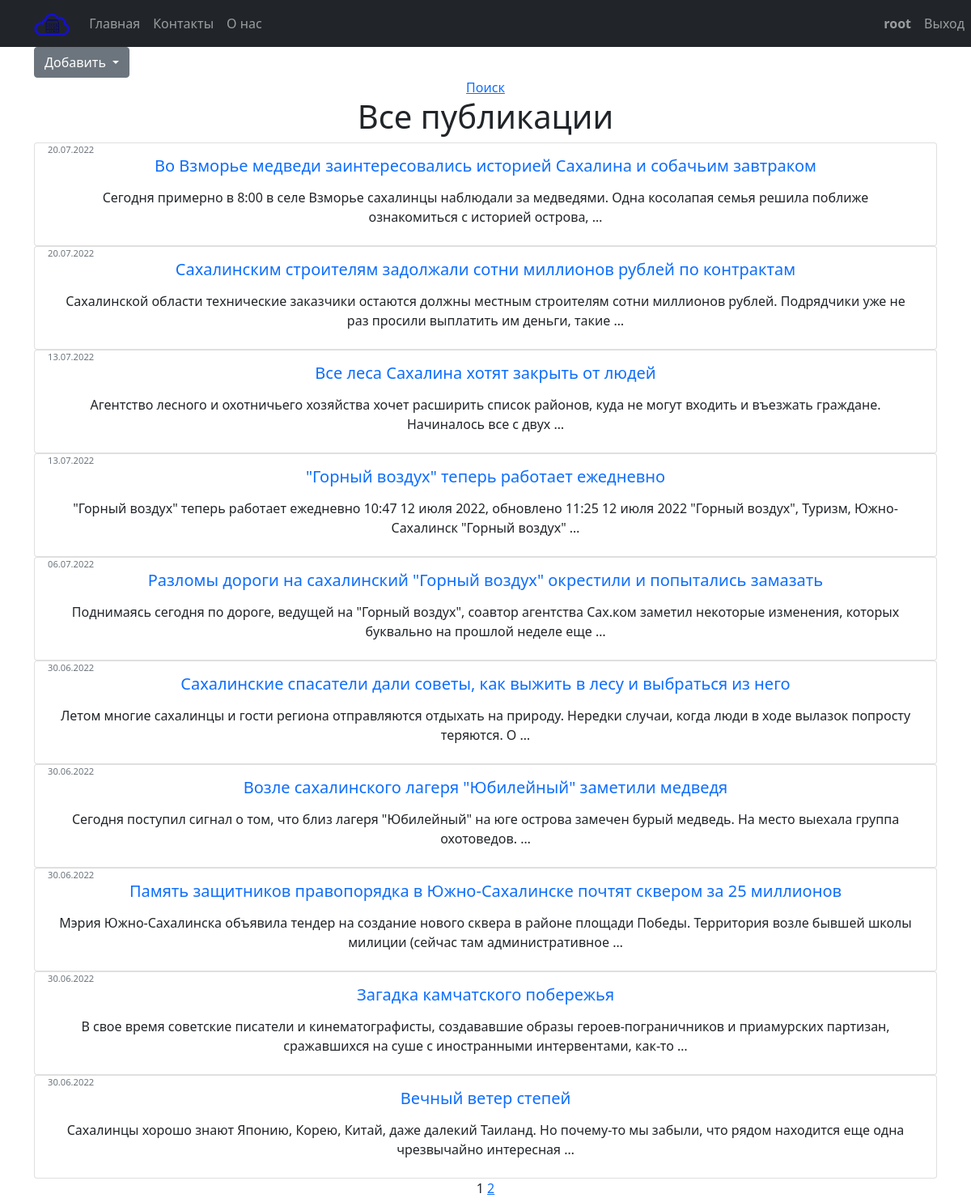
Page / (signed in) on the committed database.
### news/models.py (models this page shows, shortened)
class Post(models.Model):
    NEWS = 1
    ARTICLE = 2
    choice_list = [(NEWS, "Новость"), (ARTICLE, "Статья")]
    author = models.ForeignKey(Author, on_delete=models.CASCADE, related_name='user_posts')
    type_post = models.IntegerField(default=1, choices=choice_list)
    date_create = models.DateTimeField(auto_now_add=True)
    date_update = models.DateTimeField(auto_now=True)
    category = models.ManyToManyField(Category, through='PostCategory', related_name='categories')
    title = models.CharField(max_length=255)
    text = models.TextField()
    rating = models.IntegerField(default=0)

### news/views.py (the view)
# urls.py: path('', NewsList.as_view(), name='post_list'),
class NewsList(ListView):
    model = Post
    ordering = '-date_create'
    template_name = 'post/posts.html'
    context_object_name = 'posts'
    paginate_by = 10
    def get_queryset(self):
        queryset = super().get_queryset()
        self.filterset = PostFilter(self.request.GET, queryset)
        return self.filterset.qs
    def get_context_data(self, **kwargs):
        context = super().get_context_data(**kwargs)
        context['filterset'] = self.filterset
        context['search'] = 'search' in self.request.path
        return context

### news/templatetags/custom_filters.py (called while the page is built)
@register.filter()
def censor(value):
    words = censor_words.get_words()
    text_words=value.split(' ')
    for i, word in enumerate(text_words):
        if word.lower() in words:
            text_words[i] = word[0]+'*'*(len(word)-1)
    return ' '.join(text_words)

### templates/post/posts.html (shortened to what this page needs)
{% extends 'default.html' %}
{% load custom_filters %}
{% block content %}
<div class="dropdown text-start">
  <button class="btn btn-secondary dropdown-toggle" type="button" id="dropdownMenuButton" data-toggle="dropdown" aria-haspopup="true" aria-expanded="false">
    Добавить
  </button>
</div>
   {% if search %}
       <form action="" method="get">
           {{ filterset.form.as_p }}
           <input type="submit" value="Найти" />
           <input type="button" value="Закрыть" onclick="location.assign('/news')"/>
       </form>
       <h1>Результат поиска публикаций</h1>
   {% else %}
        <a href='/news/search'>Поиск<a>
        <h1>Все публикации</h1>
   {% endif %}
{% if posts %}
    {% for post in posts %}
            <div class="card w-100">
              <div class="card-body">
                <h5 class="card-title text-primary">{{ post.title|censor }}</h5>
                <div style="position: absolute;  top: 0;    font-size: 0.7rem;}" class="card-text text-secondary text-start">
                    {{ post.date_create|date:'d.m.Y' }}
                </div>
                 <a href="/view/{{ post.pk }}" class="btn">
                    <p class="card-text text-dark">{{ post.text|truncatewords:20|censor }}</p>
                  </a>
              </div>
            </div>
    {% endfor %}
{% else %}
    Новостей нет
{% endif %}
   {{ page_obj.number }}
   {% if page_obj.has_next %}
       <a href="?page={{ page_obj.next_page_number }}">{{ page_obj.next_page_number }}</a>
   {% endif %}
{% endblock content %}

### templates/default.html (shortened to what this page needs)
<!DOCTYPE html>
<html lang="ru">
    <head>
		{% load static%}
        <link href={% static "css/styles.css" %} rel="stylesheet" />
    </head>
    <body>
        <nav class="navbar navbar-expand-lg navbar-dark bg-dark static-top">
		   <div class="container">
			   <a class="navbar-brand" href="/"><img height='30' src={% static "assets/logo_blue.png" %}></a>
			   <div class="navbar-collapse collapse" id="navbarResponsive">
				   <ul class="nav navbar-nav navbar-left">
					   <li class="nav-item active">
						   <a class="nav-link" href="/">Главная</a>
					   </li>
					   <li class="nav-item">
						   <a class="nav-link" href="/contacts/">Контакты</a>
					   </li>
					   <li class="nav-item">
						   <a class="nav-link" href="/about/">О нас</a>
					   </li>
				   </ul>
				   <ul class="nav navbar-nav navbar-right" style="position: absolute;   right: 0;">
					   {%  if request.user.is_authenticated %}
					   <li class="nav-item fw-bold fc-white" title="Редактировать профиль">
						   <a class="nav-link" href="/profile">{{ request.user }}</a>
					   </li>
					   <li class="nav-item">
						   <a class="nav-link" href="/accounts/logout/">Выход</a>
					   </li>
					   {% endif %}
				   </ul>
			   </div>
		   </div>
		</nav>
        <div class="container">
		   <div class="row">
			   <div class="col-lg-12 text-center">
				   {% block content %}
				   {% endblock content %}
			   </div>
		   </div>
		</div>
    </body>
</html>

### rows in the picture
Post: title|censor "Во Взморье медведи заинтересовались историей Сахалина и собачьим завтраком", date_create "20.07.2022", text|censor "Сегодня примерно в 8:00 в селе Взморье сахалинцы наблюдали за медведями. Одна косолапая семья решила поближе ознакомиться с историей острова, …"
Post: title|censor "Сахалинским строителям задолжали сотни миллионов рублей по контрактам", date_create "20.07.2022", text|censor "Сахалинской области технические заказчики остаются должны местным строителям сотни миллионов рублей. Подрядчики уже не раз просили выплатить им деньги, такие …"
Post: title|censor "Все леса Сахалина хотят закрыть от людей", date_create "13.07.2022", text|censor "Агентство лесного и охотничьего хозяйства хочет расширить список районов, куда не могут входить и въезжать граждане. Начиналось все с двух …"
Post: title|censor "\"Горный воздух\" теперь работает ежедневно", date_create "13.07.2022", text|censor "\"Горный воздух\" теперь работает ежедневно 10:47 12 июля 2022, обновлено 11:25 12 июля 2022 \"Горный воздух\", Туризм, Южно-Сахалинск \"Горный воздух\" …"
Post: title|censor "Разломы дороги на сахалинский \"Горный воздух\" окрестили и попытались замазать", date_create "06.07.2022", text|censor "Поднимаясь сегодня по дороге, ведущей на \"Горный воздух\", соавтор агентства Сах.ком заметил некоторые изменения, которых буквально на прошлой неделе еще …"
Post: title|censor "Сахалинские спасатели дали советы, как выжить в лесу и выбраться из него", date_create "30.06.2022", text|censor "Летом многие сахалинцы и гости региона отправляются отдыхать на природу. Нередки случаи, когда люди в ходе вылазок попросту теряются. О …"
Post: title|censor "Возле сахалинского лагеря \"Юбилейный\" заметили медведя", date_create "30.06.2022", text|censor "Сегодня поступил сигнал о том, что близ лагеря \"Юбилейный\" на юге острова замечен бурый медведь. На место выехала группа охотоведов. …"
Post: title|censor "Память защитников правопорядка в Южно-Сахалинске почтят сквером за 25 миллионов", date_create "30.06.2022", text|censor "Мэрия Южно-Сахалинска объявила тендер на создание нового сквера в районе площади Победы. Территория возле бывшей школы милиции (сейчас там административное …"
Post: title|censor "Загадка камчатского побережья", date_create "30.06.2022", text|censor "В свое время советские писатели и кинематографисты, создававшие образы героев-пограничников и приамурских партизан, сражавшихся на суше с иностранными интервентами, как-то …"
Post: title|censor "Вечный ветер степей", date_create "30.06.2022", text|censor "Сахалинцы хорошо знают Японию, Корею, Китай, даже далекий Таиланд. Но почему-то мы забыли, что рядом находится еще одна чрезвычайно интересная …"

### other values in the picture
{{ request.user }} "root"
{{ page_obj.number }} "1"
{{ page_obj.next_page_number }} "2"
